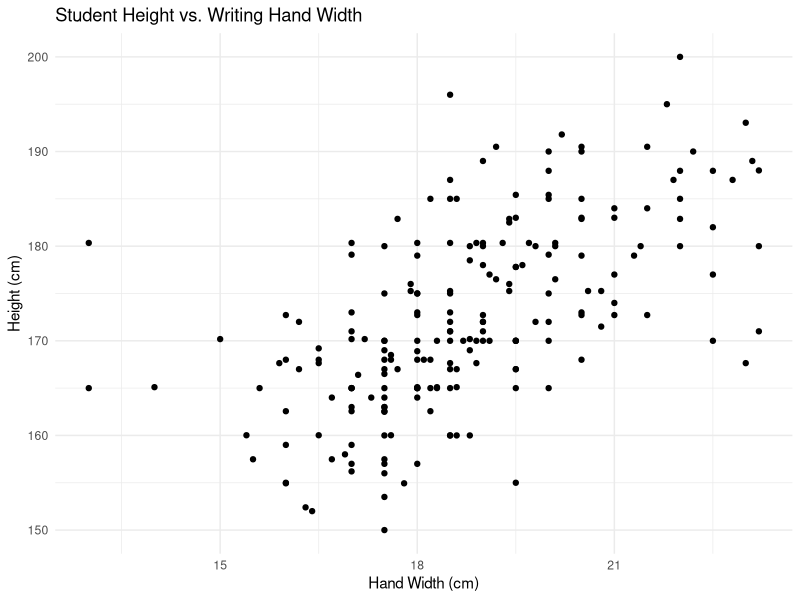
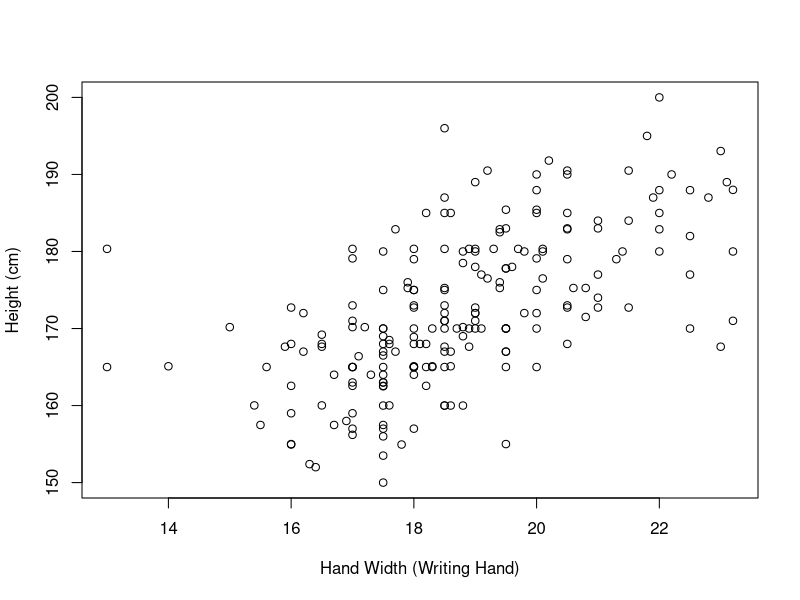
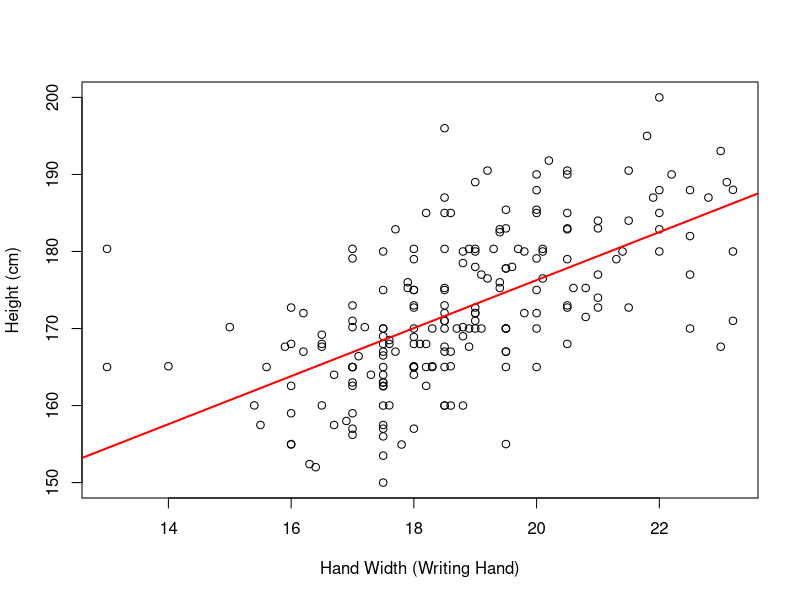
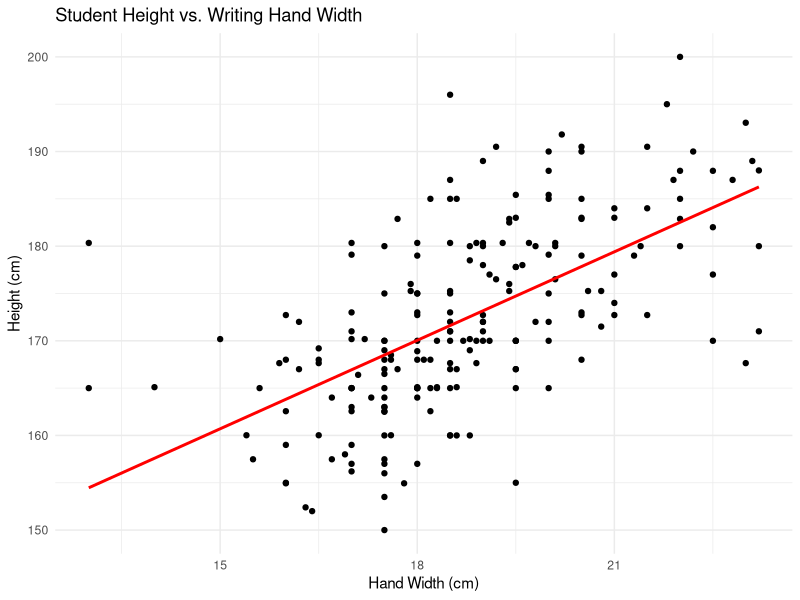
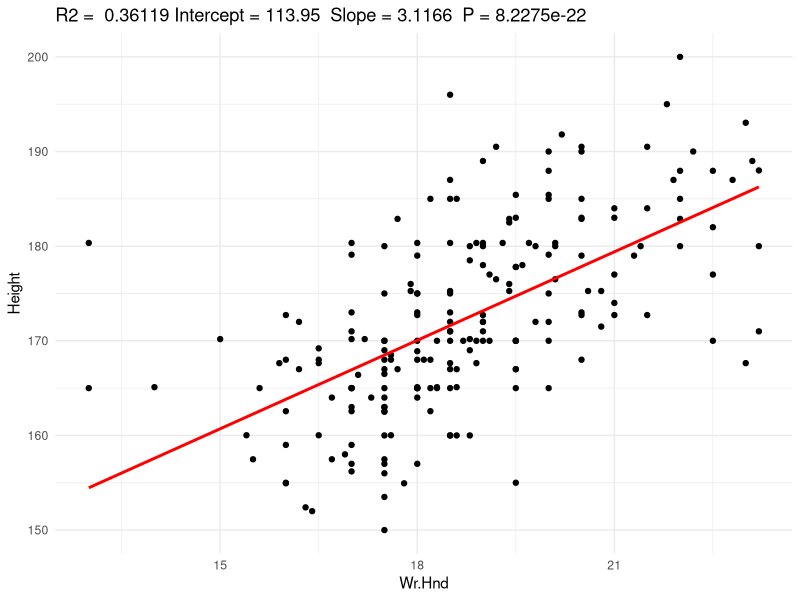
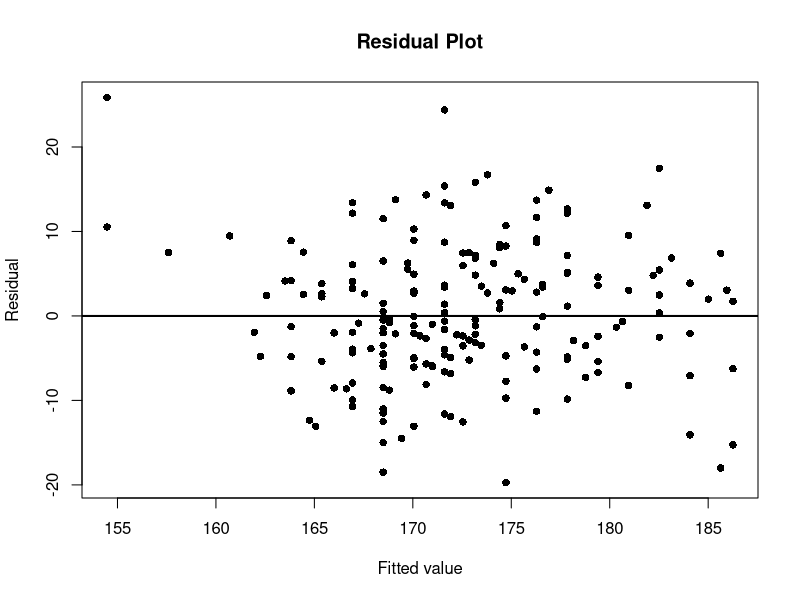
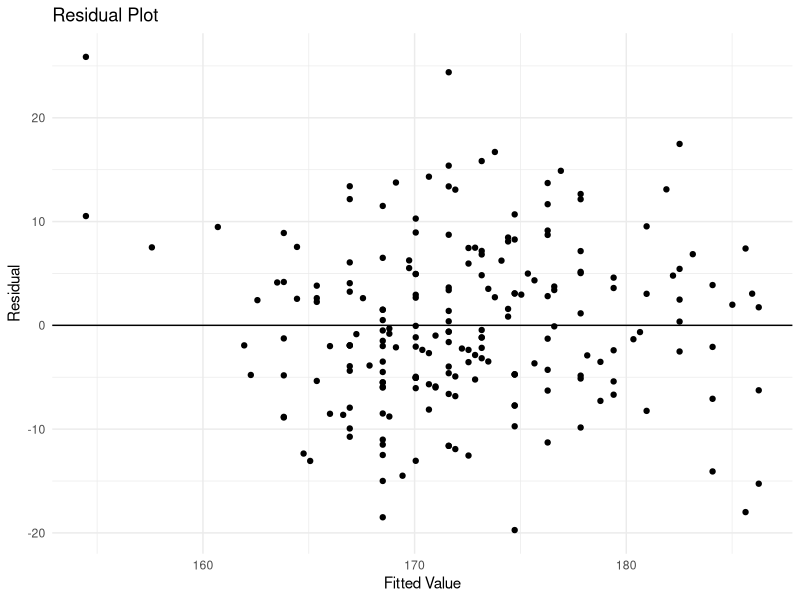
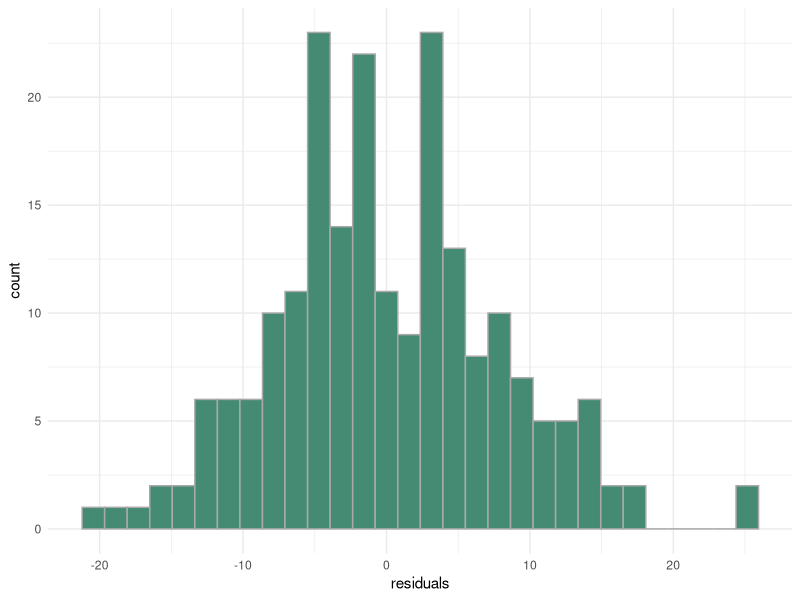

Source code (R) for these figures, in order:
## ---- chunk 1
knitr::opts_chunk$set(echo = TRUE)
library(tidyverse)
library(ggplot2)
## ---- chunk 2
library(MASS)
#?survey
head(survey)
## ---- chunk 3
## ggplot2 version :)
ggplot(survey, aes(x = Wr.Hnd, y = Height)) + 
  geom_point() + 
  labs(title = "Student Height vs. Writing Hand Width", 
       x = "Hand Width (cm)",
       y = "Height (cm)") + 
  theme_minimal()
## ---- chunk 4
## Base R version
plot(survey$Height ~ survey$Wr.Hnd,
     xlab = "Hand Width (Writing Hand)",
     ylab = "Height (cm)")
## ---- chunk 5
cor(survey$Wr.Hnd, survey$Height, use = "complete.obs")

# You can think of the use = "complete.obs" as 
# using na.rm = T for univariate statistics
## ---- chunk 6
# Filter for obs which have either missing height or handspan
incomplete.obs <- survey %>% 
  filter(is.na(Height) | is.na(Wr.Hnd))

head(incomplete.obs, 5)
dim(incomplete.obs)

#Make a df with no missing Height/Wt.Hnd:
survey_complete <- survey %>%
  filter(!is.na(Height) & !is.na(Wr.Hnd))
## ---- chunk 7
model <- lm(Height ~ Wr.Hnd, data = survey_complete)
## ---- chunk 8
model
## ---- chunk 9
slope <- cor(survey$Wr.Hnd, survey$Height, use = 'complete.obs')*sd(survey$Height, na.rm = T)/sd(survey$Wr.Hnd, na.rm = T)
yint <- mean(survey$Height, na.rm = T)-slope*mean(survey$Wr.Hnd, na.rm = T)

slope <- cor(survey_complete$Wr.Hnd, survey_complete$Height)*sd(survey_complete$Height)/sd(survey_complete$Wr.Hnd)
yint <- mean(survey_complete$Height)-slope*mean(survey_complete$Wr.Hnd)


slope
yint

## ---- chunk 10
## Base R version
plot(survey_complete$Height ~ survey_complete$Wr.Hnd,
     xlab = "Hand Width (Writing Hand)",
     ylab = "Height (cm)")
abline(reg = model, lwd = 2, col = "red")
## ---- chunk 11
## ggplot2 version
ggplot(survey_complete, aes(x = Wr.Hnd, y = Height)) + 
  geom_point() + 
  geom_smooth(method = 'lm', se = F, color = "red") +
  labs(title = "Student Height vs. Writing Hand Width", 
       x = "Hand Width (cm)",
       y = "Height (cm)") + 
  theme_minimal()
## ---- chunk 12
# Function to plot Regression in ggplot2 - LINEAR ONLY for now

ggplotRegression <- function (fit, se = T) {
  
  require(ggplot2)
  
  ggplot(fit$model, aes_string(x = names(fit$model)[2], y = names(fit$model)[1])) + 
    geom_point() +
    stat_smooth(method = "lm", col = "red", se = se) +
    labs(title = paste("R2 = ",signif(summary(fit)$r.squared, 5),
                       "Intercept =",signif(fit$coef[[1]],5 ),
                       " Slope =",signif(fit$coef[[2]], 5),
                       " P =",signif(summary(fit)$coef[2,4], 5)))
}
## ---- chunk 13
ggplotRegression(model, se = F) + 
  theme_minimal()
## ---- chunk 14
names(model)
## ---- chunk 15
model$coefficients
## ---- chunk 16
mycoefs <- coef(model)
mycoefs

# Store in two objects
beta0.hat <- mycoefs[1]
beta1.hat <- mycoefs[2]
## ---- chunk 17
#Store residuals and fitted values:
residuals <- resid(model)
fitvalues <- fitted(model)

plot(residuals ~ fitvalues, pch = 16, main = "Residual Plot",
     xlab = "Fitted value", ylab = "Residual")
abline(h = 0, lwd = 2)
## ---- chunk 18
# Make a dataframe object of residuals and fitted values
diagnostic_df <- data.frame(residuals = resid(model), fit.value = fitted(model)) 

ggplot(diagnostic_df, aes(x = fit.value, y = residuals)) + 
  geom_point() +
  theme_minimal() + 
  geom_hline(yintercept = 0) +
  labs(title = "Residual Plot", x = "Fitted Value", y = "Residual")

## ---- chunk 19
ggplot(diagnostic_df, aes(x = residuals)) + 
  geom_histogram(color = "dark grey", fill = "aquamarine4") + 
  theme_minimal()

ggplot(diagnostic_df, aes(x = residuals)) + 
  geom_density(color = "dark grey", fill = "aquamarine4") + 
  theme_minimal()

## ---- chunk 20
summary(model)

# Residual standard error
summary(model)$sigma

## ---- chunk 21
summary(model)$r.squared

rho.xy <- cor(survey$Wr.Hnd, survey$Height, use = "complete.obs")
rho.xy^2
